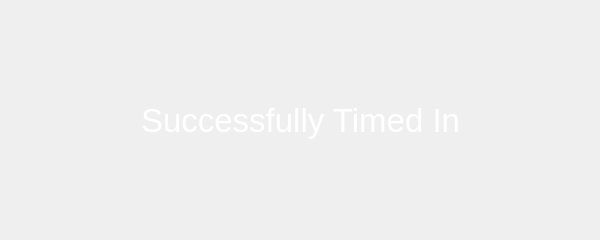
<?xml version="1.0" encoding="UTF-8"?>
<ui version="4.0">
 <class>MainWindow</class>
 <widget class="QMainWindow" name="MainWindow">
  <property name="geometry">
   <rect>
    <x>0</x>
    <y>0</y>
    <width>600</width>
    <height>240</height>
   </rect>
  </property>
  <property name="font">
   <font>
    <pointsize>12</pointsize>
   </font>
  </property>
  <property name="windowTitle">
   <string>MainWindow</string>
  </property>
  <widget class="QWidget" name="centralwidget">
   <widget class="QLabel" name="label">
    <property name="geometry">
     <rect>
      <x>0</x>
      <y>90</y>
      <width>601</width>
      <height>61</height>
     </rect>
    </property>
    <property name="font">
     <font>
      <pointsize>25</pointsize>
      <weight>50</weight>
      <bold>false</bold>
     </font>
    </property>
    <property name="styleSheet">
     <string notr="true">color: rgb(255, 255, 255);</string>
    </property>
    <property name="text">
     <string>Successfully Timed In</string>
    </property>
    <property name="alignment">
     <set>Qt::AlignCenter</set>
    </property>
   </widget>
   <widget class="QLabel" name="bg">
    <property name="geometry">
     <rect>
      <x>0</x>
      <y>0</y>
      <width>600</width>
      <height>240</height>
     </rect>
    </property>
    <property name="text">
     <string/>
    </property>
    <property name="pixmap">
     <pixmap>background2.jpg</pixmap>
    </property>
    <property name="scaledContents">
     <bool>true</bool>
    </property>
   </widget>
   <zorder>bg</zorder>
   <zorder>label</zorder>
  </widget>
 </widget>
 <resources/>
 <connections/>
</ui>
